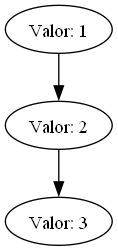

This chart was generated by the following Python code:
from Nodo import Nodo
import os
import webbrowser
from graphviz import Digraph

class Lista:
    def __init__(self):
        self.primero = None
        self.ultimo = None
        self.tamanio = 0
    def AgregarNodo(self, valor):
    
        nuevo_nodo = Nodo(valor)
       
        if self.primero is None:
            self.primero = nuevo_nodo
            self.ultimo = nuevo_nodo
            self.tamanio += 1
        else:
            self.ultimo.siguiente = nuevo_nodo
            self.ultimo = nuevo_nodo
            self.tamanio +=1
    
    def ImprimirLista(self):
        auxiliar = self.primero
        for i in range(self.tamanio):
            print(f"Valor:{auxiliar.valor} ")
            auxiliar = auxiliar.siguiente
    
    def Graficar(self):
        graficarlista = "digraph G{ \n"
        graficarlista += "node[shape=box] \n"
        graficarlista += "label= \"Lista Simple\" \n"
        auxiliar: Nodo = self.primero
        for nodos in range(self.tamanio):
            nodo = "nodo"+str(auxiliar.valor)
            graficarlista += nodo + "[label = \"Valor: "+str(auxiliar.valor)+"\"]\n"
            auxiliar = auxiliar.siguiente
        
        aux: Nodo = self.primero
        while aux.siguiente is not None:
            nodo = "nodo"+str(aux.valor)
            nodosiguiente = "nodo"+str(aux.siguiente.valor)
            graficarlista += "{rank=same; " +nodo+ "->"+nodosiguiente+"}\n"
            aux = aux.siguiente
        graficarlista += "}"
        dot ="Nodos.txt"
        with open(dot, 'w') as grafo:
            grafo.write(graficarlista)
        result = "Nodos.pdf"
        os.system("dot -Tpdf "+dot+" -o "+result)
        webbrowser.open(result)
    
    def GraficarLista(self):
        dot = Digraph()
        auxliar: Nodo = self.primero
        for nodos in range(self.tamanio):
            dot.node(str(auxliar.valor), label= f"Valor: {str(auxliar.valor)}")
            auxliar= auxliar.siguiente
        aux: Nodo = self.primero
        while aux.siguiente is not None:
            dot.edge(str(aux.valor), str(aux.siguiente.valor))
            aux= aux.siguiente
        
        dot.render('Lista', format='png', cleanup=True, view=True)
        print("Grafico generado")

lista = Lista()
lista.AgregarNodo(1)
lista.AgregarNodo(2)
lista.AgregarNodo(3)
lista.ImprimirLista()
lista.Graficar()
lista.GraficarLista()
